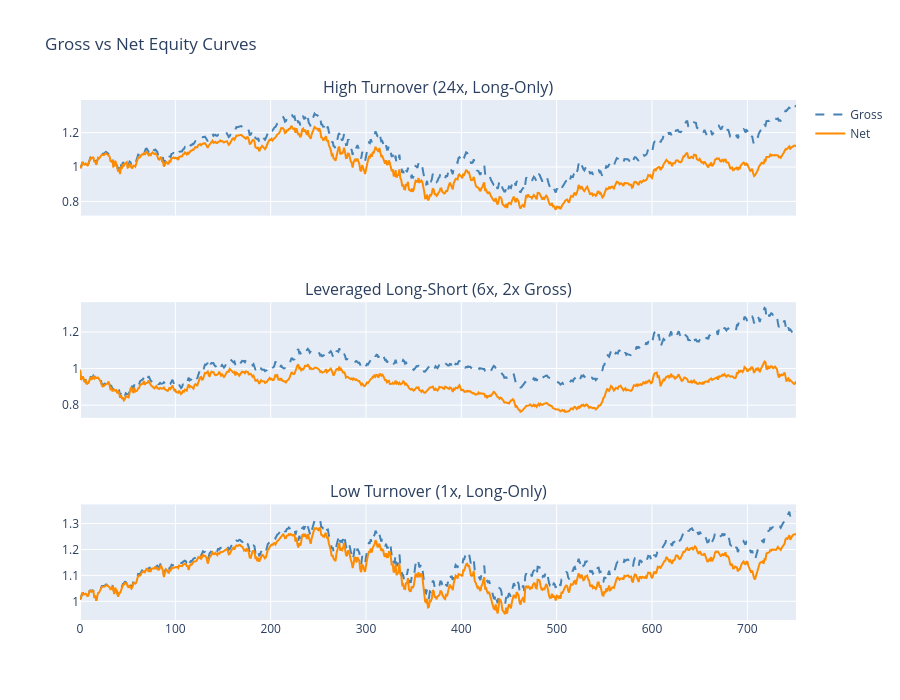

Notebook cell for this chart:
### Markdown cell above
### Stacked subplot of gross vs net equity curves

### Code cell
fig = make_subplots(
    rows=len(strategies),
    cols=1,
    subplot_titles=[s["name"] for s in equity_series],
    shared_xaxes=True,
)

for i, eq in enumerate(equity_series):
    fig.add_trace(
        go.Scatter(
            y=eq["cum_gross"],
            mode="lines",
            name="Gross",
            line=dict(color="steelblue", dash="dash"),
            showlegend=(i == 0),
        ),
        row=i + 1,
        col=1,
    )
    fig.add_trace(
        go.Scatter(
            y=eq["cum_net"],
            mode="lines",
            name="Net",
            line=dict(color="darkorange"),
            showlegend=(i == 0),
        ),
        row=i + 1,
        col=1,
    )

fig.update_layout(
    title="Gross vs Net Equity Curves",
    height=200 * len(equity_series) + 100,
)
fig.show()

### Figure 1 — Plotly figure (JSON) as saved in the notebook; plotly's stock layout.template omitted (floating-point values rounded to 4 significant figures; data arrays with more than 128 entries replaced by an {"elided": "..."} marker saying what was removed)
{"data": [{"line": {"color": "steelblue", "dash": "dash"}, "mode": "lines", "name": "Gross", "showlegend": true, "type": "scatter", "xaxis": "x", "y": {"elided": "752 float values"}, "yaxis": "y"}, {"line": {"color": "darkorange"}, "mode": "lines", "name": "Net", "showlegend": true, "type": "scatter", "xaxis": "x", "y": {"elided": "752 float values"}, "yaxis": "y"}, {"line": {"color": "steelblue", "dash": "dash"}, "mode": "lines", "name": "Gross", "showlegend": false, "type": "scatter", "xaxis": "x2", "y": {"elided": "752 float values"}, "yaxis": "y2"}, {"line": {"color": "darkorange"}, "mode": "lines", "name": "Net", "showlegend": false, "type": "scatter", "xaxis": "x2", "y": {"elided": "752 float values"}, "yaxis": "y2"}, {"line": {"color": "steelblue", "dash": "dash"}, "mode": "lines", "name": "Gross", "showlegend": false, "type": "scatter", "xaxis": "x3", "y": {"elided": "752 float values"}, "yaxis": "y3"}, {"line": {"color": "darkorange"}, "mode": "lines", "name": "Net", "showlegend": false, "type": "scatter", "xaxis": "x3", "y": {"elided": "752 float values"}, "yaxis": "y3"}], "layout": {"annotations": [{"font": {"size": 16}, "showarrow": false, "text": "High Turnover (24x, Long-Only)", "x": 0.5, "xanchor": "center", "xref": "paper", "y": 1.0, "yanchor": "bottom", "yref": "paper"}, {"font": {"size": 16}, "showarrow": false, "text": "Leveraged Long-Short (6x, 2x Gross)", "x": 0.5, "xanchor": "center", "xref": "paper", "y": 0.6111, "yanchor": "bottom", "yref": "paper"}, {"font": {"size": 16}, "showarrow": false, "text": "Low Turnover (1x, Long-Only)", "x": 0.5, "xanchor": "center", "xref": "paper", "y": 0.2222, "yanchor": "bottom", "yref": "paper"}], "height": 700, "title": {"text": "Gross vs Net Equity Curves"}, "xaxis": {"anchor": "y", "domain": [0.0, 1.0], "matches": "x3", "showticklabels": false}, "xaxis2": {"anchor": "y2", "domain": [0.0, 1.0], "matches": "x3", "showticklabels": false}, "xaxis3": {"anchor": "y3", "domain": [0.0, 1.0]}, "yaxis": {"anchor": "x", "domain": [0.7778, 1.0]}, "yaxis2": {"anchor": "x2", "domain": [0.3889, 0.6111]}, "yaxis3": {"anchor": "x3", "domain": [0.0, 0.2222]}}}
